Frame 1 (no input): blank canvas, image omitted
Frame 60 (the mouse pressed at the canvas centre just before this capture): blank canvas, image omitted
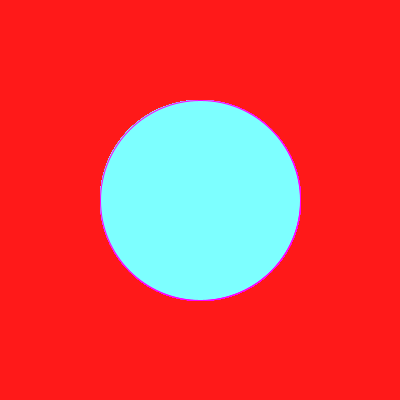
Frame 120 (the mouse held since frame 60 and released just before this capture)

The Processing sketch whose frames 1 and 60 were blank and that drew this single picture after the mouse press (run headless with seeded random() and noise(); from frame 60 on, the mouse is pressed at the canvas centre):

// Processing sketch: processing_131624
// ── processing_131624.pde

     void setup() {
       size(400, 400);
       background(255, 25, 25);
     } 

     void draw() {
       if (mousePressed) {
         stroke(255, 0, 255);
         fill (125, 255, 255);
       } else {
         stroke(255, 255, 0);
         fill (25, 55, 0);
       }
       ellipse(mouseX, mouseY, mouseY, mouseX);
     }

void keyPressed() {
if (key == 'c') background(255, 25, 25);
}
